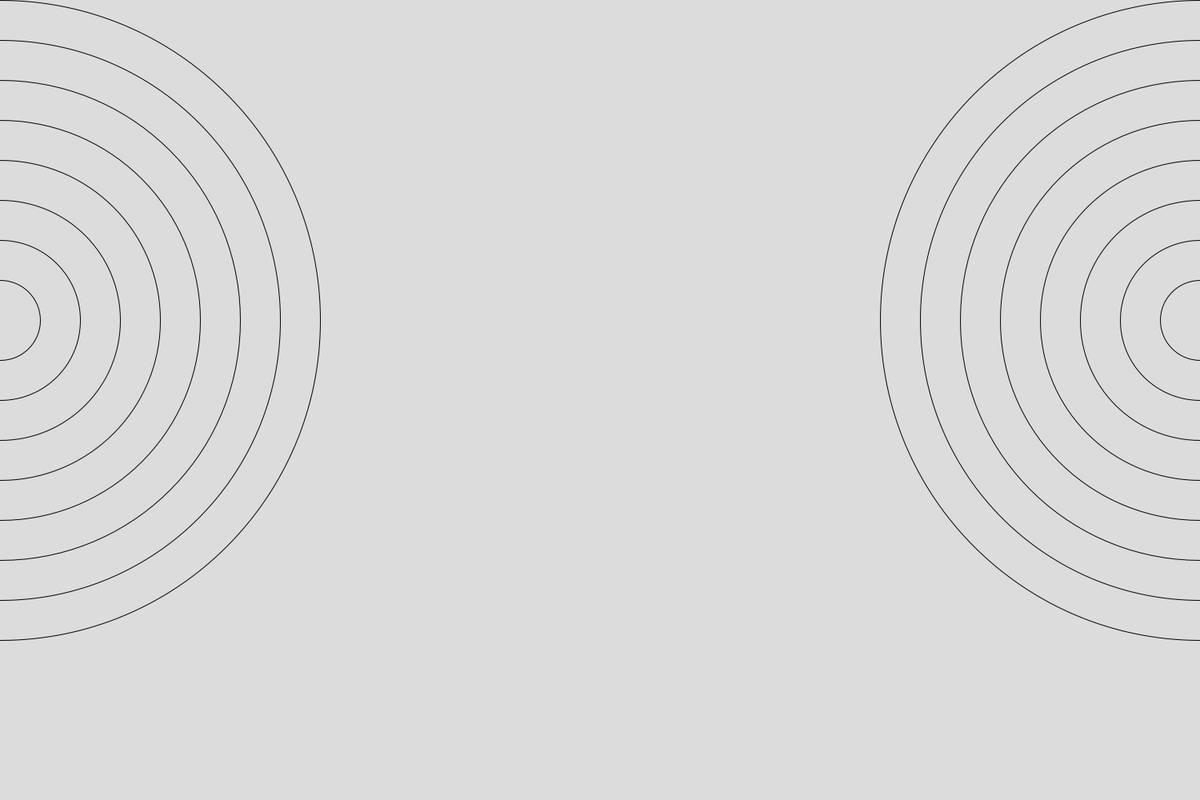
Frame 1 (no input)
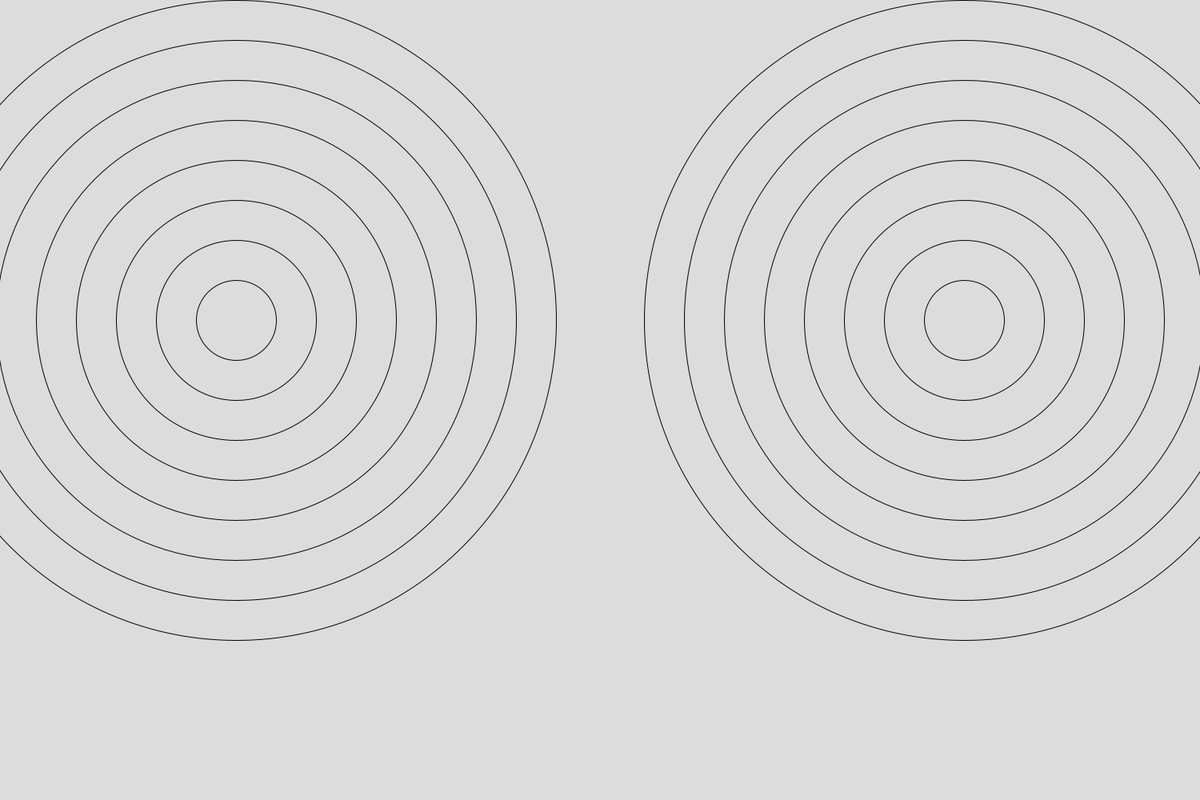
Frame 60 (the mouse pressed at the canvas centre just before this capture)
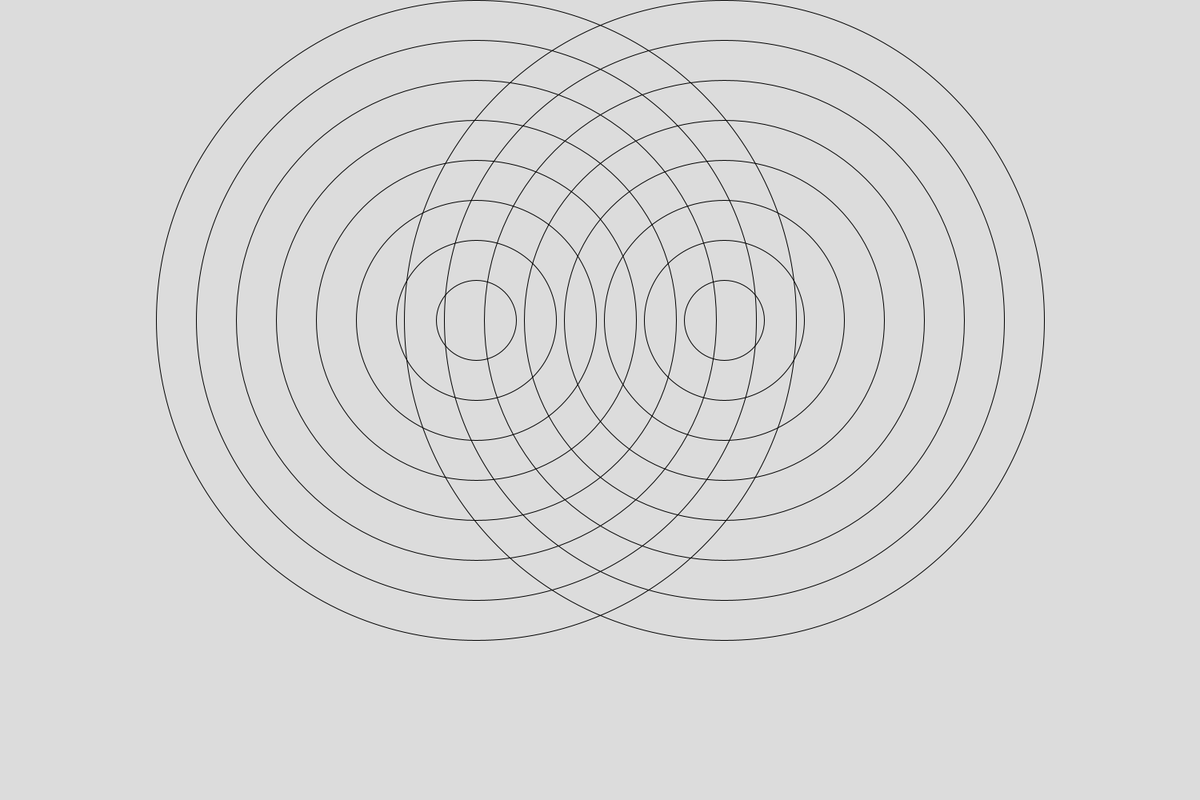
Frame 120 (the mouse held since frame 60 and released just before this capture)

The Processing sketch that drew these frames (run headless with seeded random() and noise(); from frame 60 on, the mouse is pressed at the canvas centre):

// Processing sketch: amazing_rings
// ── amazing_rings.pde
int x = 0;
int x2 =1500;
int direction = 1;
  /*** Go to the recipe to run the demonstration before starting this program ***/

void setup() {
  /* Set the size of your sketch to be a rectangle like in the recipe demonstration */
  size(1500,1000);
  /* Call the noFill() command so all the ellipses will be transparent */
  noFill();
}

void draw() {
  background(220);
        /* Use a for loop to make the first set of rings that will start in the left half of the window
        (you can use the code from your Bullseye program).*/          
          
            for(int i = 8; i > 0; i--){
  //Use an if statement and modulo to alternate the color of your rings.
   /*if(i % 2 == 0){
   fill(255,255,255); 
  } else {
    fill(0,0,0);
  }*/
  noFill();
            
   ellipse(x,400, i * 100, i * 100);
   ellipse(x2,400,i * 100, i * 100);
   
            }
            x+=5 * direction;
            x2-=5 * direction;
         if(x >= width || x <= 0){
           direction *= -1;
         }
          
        /*Make this set of rings move across the sketch to the right 
        Hint: make two variables, one for x and another for the speed. 
        Then increase x by the amount in speed */
        
       
        /*When the rings reach the right side of the sketch, reverse the direction so they move
        Hint: speed = -speed */
        
        /*When the rings reach the left side of the sketch, reverse the direction again */
        
         
 //CHALLENGE - to finish the Amazing Rings 
 
        /*Add another for loop to draw the second set of rings that will start in the right half of the window */
        
        
        /*Make this set of rings move in the opposite direction to the other rings 
        These rings must also "bounce" off the sides of the window.*/
            
}
